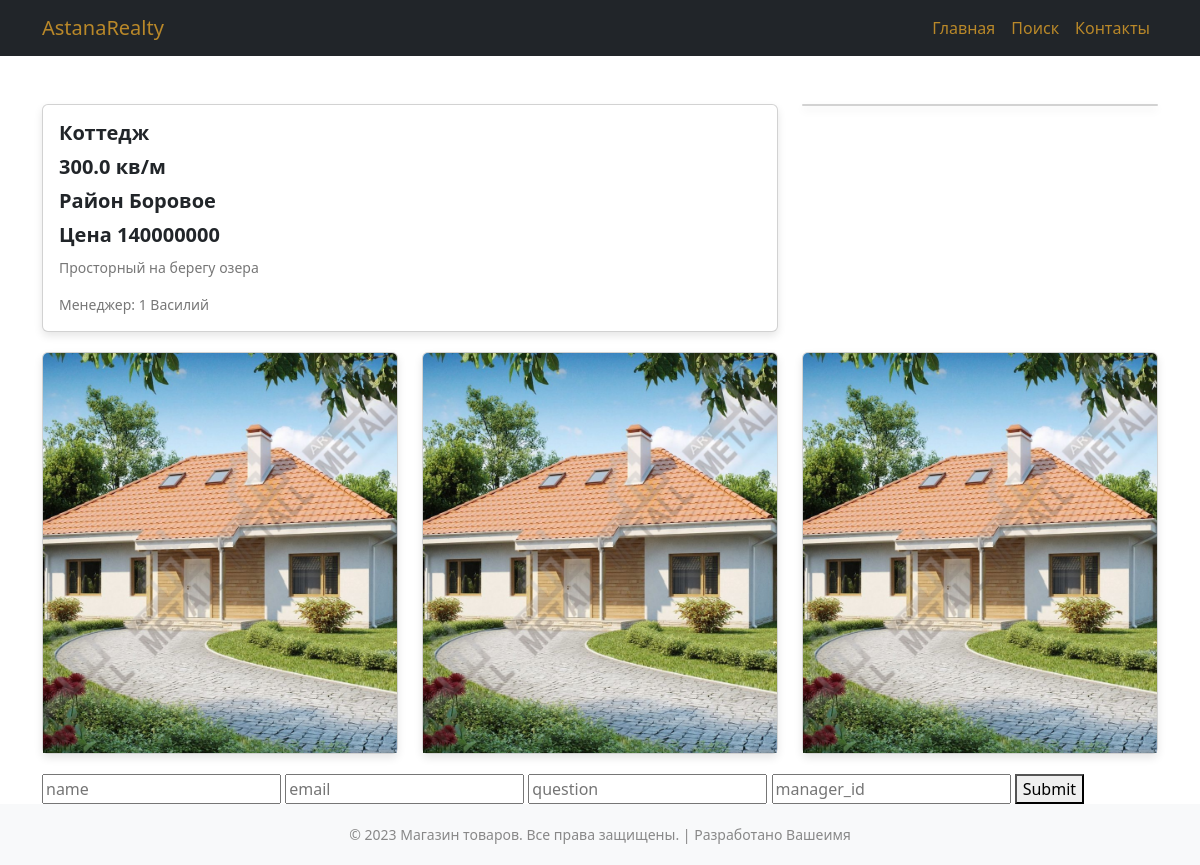
/home/1, run on the app's committed database.
### homes/models.py (models this page shows, shortened)
class Home(models.Model):
    title = models.CharField(max_length=200, blank=True,null=True)
    info = models.TextField()
    s = models.FloatField()
    district = models.CharField(max_length=200)
    cost = models.IntegerField()
    img = models.ImageField(upload_to='img', blank=True, null=True)
    manager = models.ForeignKey(Manager, on_delete=models.PROTECT, blank=True, null=True)
    category = models.ForeignKey(Category, on_delete=models.PROTECT, blank=True, null=True)

### managers/models.py (models this page shows)
class Manager(models.Model):
    first_name = models.CharField(max_length=50)
    last_name = models.CharField(max_length=50)
    phone = models.CharField(max_length=50)
    email = models.EmailField()
    img = models.ImageField(upload_to='manager_img')
    def __str__(self):
        return f'{self.id}  {self.first_name}'

### homes/views.py (the view)
# urls.py: path('home/<int:pk>', detail_view, name='detail_page'),
def detail_view(request, pk):
    home = Home.objects.get(id=pk)
    if request.method == 'POST':
        form = ApplicationForm(request.POST)
        if form.is_valid():
            form.save()
        return redirect('homes:main_page')
    else:
        form = ApplicationForm()
    return render(request, 'detail.html', {'home': home, 'form': form})

### application/forms.py
class ApplicationForm(forms.ModelForm):
    class Meta:
        model = Application
        fields = ['name', 'email', 'question', 'manager_id']

### templates/detail.html (shortened to what this page needs)
{% extends 'base.html' %}
{% block content %}
<br>
<br>
<div class="container">
    <div class="row">
        <div class="col-md-8">
            <div class="card">
                <div class="card-body">
                    <h5 class="card-title">{{ home.title }}</h5>
                    <h5 class="card-title">{{ home.s }} кв/м</h5>
                    <h5 class="card-title">Район {{ home.district }}</h5>
                    <h5 class="card-title">Цена {{ home.cost }}</h5>
                    <p class="card-text">{{ home.info }}</p>
                    <p class="card-text">Менеджер: {{ home.manager }}</p>
                </div>
            </div>
        </div>
        <div class="col-md-4">
            <div class="card">
            </div>
        </div>
    </div>
    <div class="row">
        <div class="col-md-4">
            <div class="card">
                {% if home.img %}
                <img src="{{ home.img.url }}" class="card-img-top" alt="Товар 1">
                {% else %}
                <img src="https://edit.org/images/cat/book-covers-big-2019101610.jpg" class="card-img-top" alt="Товар 1">
                {% endif %}
            </div>
        </div>
        <div class="col-md-4">
            <div class="card">
                {% if home.img %}
                <img src="{{ home.img.url }}" class="card-img-top" alt="Товар 1">
                {% else %}
                <img src="https://edit.org/images/cat/book-covers-big-2019101610.jpg" class="card-img-top" alt="Товар 1">
                {% endif %}
            </div>
        </div>
        <div class="col-md-4">
            <div class="card">
                {% if home.img %}
                <img src="{{ home.img.url }}" class="card-img-top" alt="Товар 1">
                {% else %}
                <img src="https://edit.org/images/cat/book-covers-big-2019101610.jpg" class="card-img-top" alt="Товар 1">
                {% endif %}
            </div>
        </div>
    </div>
</div>
<div class="container">
    <form action="" method="post">
    <input name="name" placeholder="name">
    <input type="email" name="email" placeholder="email" required>
    <input name="question" placeholder="question">
    <input name="manager_id" placeholder="manager_id">
    <button type="submit"> Submit </button>
    </form>
</div>
{% endblock %}

### static/css/customcss.css (style rules this page uses)
.card { margin-bottom: 20px; box-shadow: 0 4px 8px rgba(0,0,0,0.1); transition: transform 0.3s; }
.card img { height: 400px; object-fit: cover; }
.card-title { margin-bottom: 10px; font-size: 20px; font-weight: bold; }
.card-text { color: #777; font-size: 14px; }

### data on the page
Home: title "Коттедж", s "300.0", district "Боровое", cost "140000000", info "Просторный на берегу озера", manager "1 Василий", img (picture)
